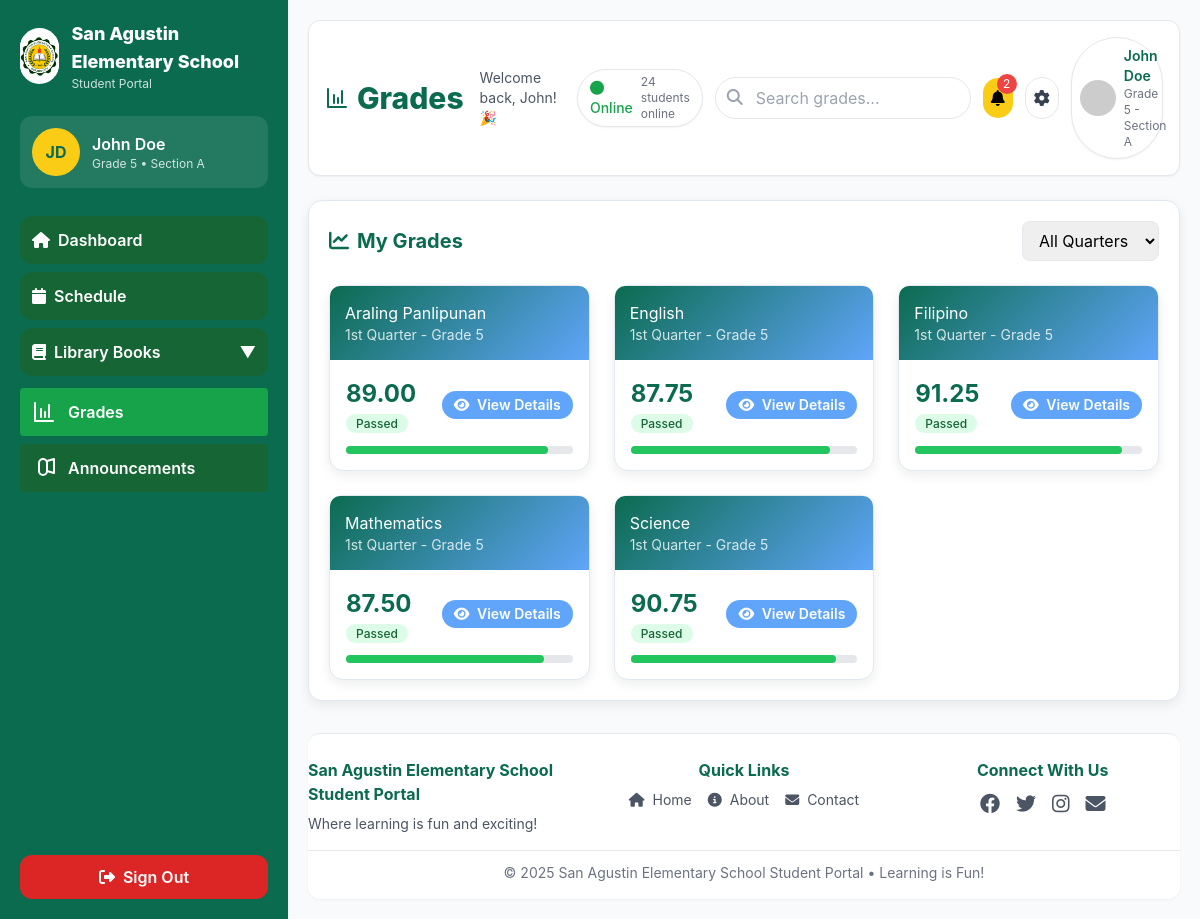
The page /student/grades.php (signed in) on the database its author committed.
### tables this page shows
CREATE TABLE `students` (
  `id` int(11) NOT NULL,
  `user_id` int(11) DEFAULT NULL,
  `student_id` varchar(20) NOT NULL,
  `first_name` varchar(50) NOT NULL,
  `last_name` varchar(50) NOT NULL,
  `middle_name` varchar(50) DEFAULT NULL,
  `birthdate` date NOT NULL,
  `gender` enum('Male','Female','Other') DEFAULT NULL,
  `address` text DEFAULT NULL,
  `email` varchar(100) DEFAULT NULL,
  `contact_number` varchar(20) DEFAULT NULL,
  `guardian_name` varchar(100) DEFAULT NULL,
  `guardian_contact` varchar(20) DEFAULT NULL,
  `guardian_relationship` varchar(50) DEFAULT NULL,
  `grade_level` int(11) NOT NULL,
  `section` varchar(10) DEFAULT NULL,
  `school_year` varchar(20) DEFAULT NULL,
  `lrn` varchar(20) DEFAULT NULL,
  `status` enum('Active','Inactive','Transferred','Graduated') DEFAULT 'Active',
  `is_active` tinyint(1) NOT NULL DEFAULT 1,
  `last_login` datetime DEFAULT NULL,
  `created_at` timestamp NOT NULL DEFAULT current_timestamp(),
  `updated_at` timestamp NOT NULL DEFAULT current_timestamp() ON UPDATE current_timestamp()
);

CREATE TABLE `grades` (
  `id` int(11) NOT NULL,
  `student_id` int(11) NOT NULL,
  `subject` varchar(100) NOT NULL,
  `grade_level` int(11) NOT NULL,
  `quarter` enum('1st','2nd','3rd','4th') NOT NULL,
  `written_work` decimal(5,2) DEFAULT 0.00,
  `performance_task` decimal(5,2) DEFAULT 0.00,
  `quarterly_assessment` decimal(5,2) DEFAULT 0.00,
  `final_grade` decimal(5,2) DEFAULT 0.00,
  `remarks` varchar(50) DEFAULT 'In Progress',
  `created_at` timestamp NOT NULL DEFAULT current_timestamp(),
  `updated_at` timestamp NOT NULL DEFAULT current_timestamp() ON UPDATE current_timestamp()
);

### student/grades.php (the view, shortened to what this page needs)
<?php
$database = new Database();
$conn = $database->getConnection('student');
$student_id = $_SESSION['user_id'];
$grades = [];
try {
    $stmt = $conn->prepare("SELECT s.*, u.email FROM students s
                          JOIN login_db.users u ON s.user_id = u.id
                          WHERE s.user_id = :user_id");
    $stmt->bindParam(':user_id', $student_id, PDO::PARAM_INT);
    $stmt->execute();
    $student = $stmt->fetch(PDO::FETCH_ASSOC);
    $initials = '';
    if (!empty($student['first_name']) && !empty($student['last_name'])) {
        $initials = strtoupper(substr($student['first_name'], 0, 1) . substr($student['last_name'], 0, 1));
    }
    $query = "SELECT * FROM grades WHERE student_id = :student_id AND grade_level = :grade_level ORDER BY subject, quarter";
    $stmt = $conn->prepare($query);
    $stmt->bindParam(':student_id', $student_id, PDO::PARAM_INT);
    $stmt->bindParam(':grade_level', $student['grade_level'], PDO::PARAM_INT);
    $stmt->execute();
    $grades = $stmt->fetchAll(PDO::FETCH_ASSOC);
} catch (PDOException $e) {
    $error = "Error fetching grades: " . $e->getMessage();
}
?>
<!DOCTYPE html>
<html lang="en">
<head>
    <script src="https://cdn.tailwindcss.com"></script>
    <link rel="stylesheet" href="https://cdnjs.cloudflare.com/ajax/libs/font-awesome/6.4.0/css/all.min.css">
</head>
<body class="min-h-screen bg-gray-50">
  <div class="min-h-screen flex">
    <aside class="hidden md:flex md:flex-col w-72 p-5 bg-school-primary text-white">
      <div class="flex items-center gap-3 mb-6">
        <div class="w-14 h-14 rounded-full bg-white flex items-center justify-center">
          <img src="logo.jpg" alt="San Agustin ES Logo" class="w-full h-full object-contain rounded-full">
        </div>
        <div>
          <div class="text-lg font-extrabold">San Agustin Elementary School</div>
          <div class="text-xs text-white/80">Student Portal</div>
        </div>
      </div>
      <div class="bg-white/10 p-3 rounded-xl mb-4 flex items-center gap-3">
        <div class="w-12 h-12 rounded-full bg-school-secondary text-school-primary font-bold flex items-center justify-center">
          <?php echo !empty($initials) ? $initials : 'U'; ?>
        </div>
        <div>
          <div class="font-semibold"><?php echo htmlspecialchars($student['first_name'] . ' ' . $student['last_name']); ?></div>
          <div class="text-xs text-white/80">
            Grade <?php echo htmlspecialchars($student['grade_level']); ?> •
            Section <?php echo htmlspecialchars($student['section'] ?? 'N/A'); ?>
          </div>
        </div>
      </div>
      <nav class="mt-3 flex-1 space-y-2">
        <a id="navDashboard" href="dashboard.php" class="w-full big-btn bg-green-800 hover:bg-green-700 text-white flex items-center gap-2 px-3 py-3">
          <i class="fas fa-home"></i> Dashboard
        </a>
        <a id="navSchedule" href="class_schedule.php" class="w-full big-btn bg-green-800 hover:bg-green-700 text-white flex items-center gap-2 px-3 py-3">
          <i class="fas fa-calendar"></i> Schedule
        </a>
        <div class="collapsible-section">
          <button id="booksBtn" class="w-full big-btn bg-green-800 hover:bg-green-700 text-white flex items-center justify-between px-3 py-3">
            <span class="flex items-center gap-2"><i class="fas fa-book"></i> Library Books</span>
            <span class="collapsible-arrow transition-transform">▼</span>
          </button>
        </div>
        <a id="navGrades" href="grades.php" class="w-full big-btn bg-green-600 hover:bg-green-500 text-white flex items-center gap-3 px-3 py-3 rounded active-nav">
          <svg xmlns="http://www.w3.org/2000/svg" class="h-6 w-6" fill="none" viewBox="0 0 24 24" stroke="currentColor">
            <path stroke-linecap="round" stroke-linejoin="round" stroke-width="2" d="M3 3v18h18M9 17V9m4 8v-5m4 5V5" />
          </svg>
          <span>Grades</span>
        </a>
        <a id="navAnnouncements" href="announcements.php" class="w-full big-btn bg-green-800 hover:bg-green-700 text-white flex items-center gap-3 px-3 py-3 rounded">
          <svg xmlns="http://www.w3.org/2000/svg" class="h-6 w-6" fill="none" viewBox="0 0 24 24" stroke="currentColor">
            <path stroke-linecap="round" stroke-linejoin="round" stroke-width="2" d="M15 11V5l7-2v14l-7-2v-6m0 6a4 4 0 01-8 0V7a4 4 0 018 0" />
          </svg>
          <span>Announcements</span>
        </a>
      </nav>
      <div class="mt-4">
        <form action="../logout.php" method="post" class="w-full">
          <button type="submit" id="logout" class="w-full bg-red-600 hover:bg-red-500 big-btn flex items-center justify-center gap-2">
            <i class="fas fa-sign-out-alt"></i> Sign Out
          </button>
        </form>
      </div>
    </aside>
    <main class="flex-1 p-5">
      <header class="flex items-center justify-between mb-6 bg-white p-4 rounded-xl shadow-sm border border-gray-200">
        <div class="flex items-center gap-4">
          <h1 class="text-2xl md:text-3xl font-extrabold text-school-primary flex items-center gap-2">
            <svg xmlns="http://www.w3.org/2000/svg" class="h-6 w-6" fill="none" viewBox="0 0 24 24" stroke="currentColor">
              <path stroke-linecap="round" stroke-linejoin="round" stroke-width="2" d="M3 3v18h18M9 17V9m4 8v-5m4 5V5" />
            </svg>
            Grades
          </h1>
          <span class="hidden md:inline text-sm text-gray-600">
            Welcome back, <?php echo htmlspecialchars($student['first_name']); ?>! 🎉
          </span>
        </div>
        <div class="flex items-center gap-3">
          <div class="hidden sm:flex items-center bg-white rounded-full border px-3 py-1 shadow-sm">
            <span class="text-sm text-green-600 font-medium mr-2"><i class="fas fa-circle animate-pulse"></i> Online</span>
            <span id="onlineCount" class="text-xs text-gray-500">24 students online</span>
          </div>
          <div class="relative">
            <input id="search" aria-label="Search grades" class="hidden sm:inline px-4 py-2 rounded-full border w-64 search-input pl-10" placeholder="Search grades..." />
            <i class="fas fa-search absolute left-3 top-3 text-gray-400"></i>
          </div>
          <button id="notifBtn" class="p-2 rounded-full bg-school-secondary relative" title="Notifications">
            <i class="fas fa-bell"></i>
            <span id="notifCount" class="absolute -top-1 -right-1 bg-red-500 text-white text-xs rounded-full w-5 h-5 flex items-center justify-center">3</span>
          </button>
          <button id="settingsBtn" class="p-2 rounded-full bg-white border hover:bg-gray-50" title="Student Settings">
            <i class="fas fa-cog text-gray-700"></i>
          </button>
          <div class="flex items-center gap-2 p-2 rounded-full bg-white shadow-sm border">
            <img src="https://i.pravatar.cc/40?img=5" alt="profile" class="w-9 h-9 rounded-full">
            <div class="hidden sm:block text-sm">
              <div class="font-semibold text-school-primary">
                <?php echo htmlspecialchars($student['first_name'] . ' ' . $student['last_name']); ?>
              </div>
              <div class="text-xs text-gray-500">
                Grade <?php echo htmlspecialchars($student['grade_level']); ?> -
                Section <?php echo htmlspecialchars($student['section'] ?? 'N/A'); ?>
              </div>
            </div>
          </div>
        </div>
      </header>
      <section class="card p-5">
        <header class="mb-6">
          <div class="flex justify-between items-center">
            <h2 class="text-xl font-bold text-school-primary flex items-center gap-2">
              <i class="fas fa-chart-line"></i> My Grades
            </h2>
            <div class="flex items-center space-x-4">
              <select class="px-3 py-2 border rounded-lg focus:ring-2 focus:ring-school-accent focus:border-school-accent" id="quarterFilter">
                <option value="all">All Quarters</option>
              </select>
            </div>
          </div>
        </header>
        <?php if (!empty($grades)): ?>
          <div class="grid grid-cols-1 sm:grid-cols-2 lg:grid-cols-3 xl:grid-cols-4 gap-6" id="gradesContainer">
            <?php foreach ($grades as $grade): ?>
              <div class="card grade-item" data-quarter="<?php echo strtolower($grade['quarter']); ?>">
                <div class="subject-header">
                  <h5 class="mb-0"><?php echo htmlspecialchars($grade['subject']); ?></h5>
                  <div class="text-white/80 text-sm"><?php echo $grade['quarter']; ?> Quarter - Grade <?php echo $grade['grade_level']; ?></div>
                </div>
                <div class="p-4">
                  <div class="flex justify-between items-center mb-3">
                    <div>
                      <div class="grade-value text-school-primary"><?php echo number_format($grade['final_grade'], 2); ?></div>
                      <div class="grade-remarks">
                        <span class="px-2.5 py-0.5 rounded-full text-xs font-medium <?php echo $grade['remarks'] === 'Passed' ? 'bg-green-100 text-green-800' : ($grade['remarks'] === 'Failed' ? 'bg-red-100 text-red-800' : 'bg-yellow-100 text-yellow-800'); ?>">
                          <?php echo $grade['remarks']; ?>
                        </span>
                      </div>
                    </div>
                    <div class="text-end">
                      <button class="big-btn bg-school-accent hover:bg-blue-500 text-white px-3 py-1 rounded-full text-sm transition-colors"
                              data-subject="<?php echo htmlspecialchars($grade['subject']); ?>"
                              data-quarter="<?php echo $grade['quarter']; ?>"
                              data-ww="<?php echo $grade['written_work']; ?>"
                              data-pt="<?php echo $grade['performance_task']; ?>"
                              data-qa="<?php echo $grade['quarterly_assessment']; ?>"
                              onclick="showGradeModal(this)">
                        <i class="fas fa-eye mr-1"></i> View Details
                      </button>
                    </div>
                  </div>
                  <div class="progress h-2 rounded-full bg-gray-200">
                    <div class="bg-<?php echo $grade['final_grade'] >= 75 ? 'green-500' : 'red-500'; ?> h-full rounded-full"
                         style="width: <?php echo min(100, ($grade['final_grade'] / 100) * 100); ?>%">
                    </div>
                  </div>
                </div>
              </div>
            <?php endforeach; ?>
          </div>
        <?php endif; ?>
      </section>
      <footer class="mt-8 text-center border-t pt-6 pb-4 bg-white rounded-xl shadow-sm">
        <div class="grid grid-cols-1 md:grid-cols-3 gap-6 mb-4">
          <div class="text-center md:text-left">
            <h4 class="font-bold text-school-primary mb-2">San Agustin Elementary School <br>Student Portal</h4>
            <p class="text-sm text-gray-600">Where learning is fun and exciting!</p>
          </div>
          <div>
            <h4 class="font-bold text-school-primary mb-2">Quick Links</h4>
            <div class="flex flex-col md:flex-row justify-center gap-4 text-sm">
              <a href="#" class="footer-link text-gray-600"><i class="fas fa-home mr-1"></i> Home</a>
              <a href="#" class="footer-link text-gray-600"><i class="fas fa-info-circle mr-1"></i> About</a>
              <a href="#" class="footer-link text-gray-600"><i class="fas fa-envelope mr-1"></i> Contact</a>
            </div>
          </div>
          <div>
            <h4 class="font-bold text-school-primary mb-2">Connect With Us</h4>
            <div class="flex justify-center md:justify-center gap-4">
              <a href="#" class="footer-link text-gray-600 text-xl"><i class="fab fa-facebook"></i></a>
              <a href="#" class="footer-link text-gray-600 text-xl"><i class="fab fa-twitter"></i></a>
              <a href="#" class="footer-link text-gray-600 text-xl"><i class="fab fa-instagram"></i></a>
              <a href="#" class="footer-link text-gray-600 text-xl"><i class="fas fa-envelope"></i></a>
            </div>
          </div>
        </div>
        <div class="text-sm text-gray-500 border-t pt-3">
          © 2025 San Agustin Elementary School Student Portal • Learning is Fun!
        </div>
      </footer>
    </main>
  </div>

### student/grades.php (style rules this page uses)
:root { --primary: #0b6b4f; --secondary: #facc15; --accent: #60a5fa; }
body { font-family: 'Inter', ui-sans-serif, system-ui, -apple-system, "Segoe UI", Roboto, "Helvetica Neue", Arial; background-color: #f8fafc; }
.card { background: white; border-radius: 14px; box-shadow: 0 4px 12px rgba(15,23,42,0.08); border: 1px solid #e2e8f0; }
.big-btn { border-radius: 12px; padding: 10px 16px; font-weight: 600; transition: all 0.2s ease; }
.bg-school-primary { background-color: #0b6b4f; }
.bg-school-secondary { background-color: #facc15; }
.bg-school-accent { background-color: #60a5fa; }
.text-school-primary { color: #0b6b4f; }
.footer-link { transition: all 0.2s ease; }
.subject-header { background: linear-gradient(135deg, #0b6b4f 0%, #60a5fa 100%); color: white; padding: 15px; border-radius: 10px 10px 0 0; }
.grade-value { font-size: 1.5rem; font-weight: bold; }
.grade-remarks { font-size: 0.9rem; color: #666; }

### rows shown on the page
students: initials "JD", first_name+last_name "John Doe", grade_level "5", section "A", first_name "John"
grades: subject "Araling Panlipunan", quarter "1st", grade_level "5", final_grade "89.00", remarks "Passed"
grades: subject "English", quarter "1st", grade_level "5", final_grade "87.75", remarks "Passed"
grades: subject "Filipino", quarter "1st", grade_level "5", final_grade "91.25", remarks "Passed"
grades: subject "Mathematics", quarter "1st", grade_level "5", final_grade "87.50", remarks "Passed"
grades: subject "Science", quarter "1st", grade_level "5", final_grade "90.75", remarks "Passed"
